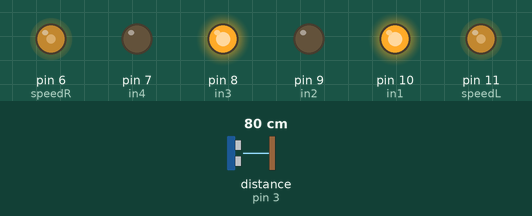
Recording of a sketch running on a simulated Arduino Uno, built with avr-gcc and run on an emulated ATmega328P. Shown: output pins drawn as LEDs (lit = HIGH). Wiring (inferred from the names in the program): ultrasonic range finder: trigger pin 2; echo pin 3. Inputs (shaded band) come from the test bench; at power-on: distance to the obstacle (sensor on pin 3) 80 cm. The echo pulse lasts 58.3 µs per cm; pins used as bus, display or sensor lines are not drawn.

Above: at 1.2 s.
1.3 s: distance to the obstacle (sensor on pin 3) set to 21 cm
2.8 s: distance to the obstacle (sensor on pin 3) set to 17 cm
At 5.6 s:
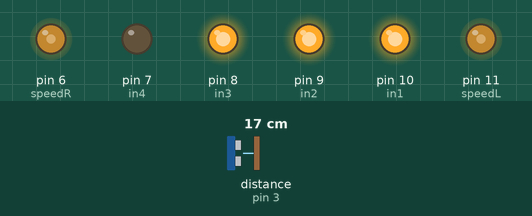
5.8 s: distance to the obstacle (sensor on pin 3) set to 35 cm
At 6.7 s:
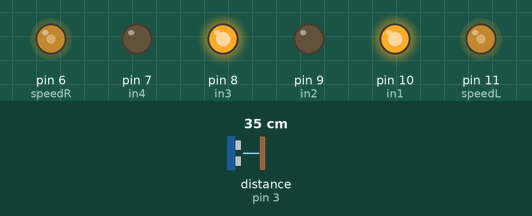
7.8 s: distance to the obstacle (sensor on pin 3) set to 2 cm
At 9.7 s:
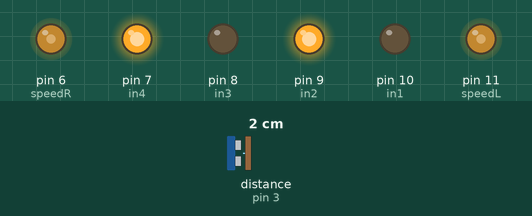
Timing chart, 0 to 11.8 s (numbered marks = the images above; inputs shaded):
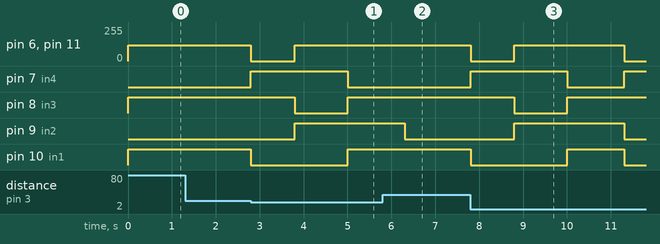

The sketch:

ultra-car.ino
```cpp
#define in1 10
#define in2 9
#define in3 8
#define in4 7
#define speedL 11
#define speedR 6
#define trig 2
#define echo 3
long duration , distance;
void setup() {
  pinMode(in1 , OUTPUT);
  pinMode(in2 , OUTPUT);
  pinMode(in3 , OUTPUT);
  pinMode(in4 , OUTPUT);
  pinMode(speedL , OUTPUT);
  pinMode(speedR , OUTPUT);
  pinMode(trig , OUTPUT);
  pinMode(echo , INPUT);
}

void loop() {
  ultrasonic();
  if (distance < 20){
    Stop();
    delay(1000);
    back();
    delay(1200);
    left();
    delay(1300);

  }
  else{
    forward();
  }
}


void ultrasonic() {
  digitalWrite(trig , LOW);
  delayMicroseconds(2);
  digitalWrite(trig , HIGH);
  delayMicroseconds(10);
  digitalWrite(trig , LOW);
  duration = pulseIn(echo , HIGH);
  distance = duration * 0.0343 /2;
}

void forward(){
  digitalWrite(in1 , HIGH);
  digitalWrite(in2 , LOW);
  digitalWrite(in3 , HIGH);
  digitalWrite(in4 , LOW);
  analogWrite(speedL , 120);
  analogWrite(speedR , 120);
}
void back(){
  digitalWrite(in1 , LOW);
  digitalWrite(in2 , HIGH);
  digitalWrite(in3 , LOW);
  digitalWrite(in4 , HIGH);
  analogWrite(speedL , 120);
  analogWrite(speedR , 120);
}
void left(){
  digitalWrite(in1 , HIGH);
  digitalWrite(in2 , HIGH);
  digitalWrite(in3 , HIGH);
  digitalWrite(in4 , LOW);
  analogWrite(speedL , 120);
  analogWrite(speedR , 120);
}
void Stop(){
  digitalWrite(in1 , LOW);
  digitalWrite(in2 , LOW);
  digitalWrite(in3 , HIGH);
  digitalWrite(in4 , HIGH);
  analogWrite(speedL , 0);
  analogWrite(speedR , 0);
}
```

Measured:
- the behaviour switches between 20 and 19 cm on distance to the obstacle (sensor on pin 3) (found by bisection; images 0 and 1)
- after the input at 1.3 s, every drawn part: stays the same
- after the input at 2.8 s, pin 6 (speedR), pin 11 (speedL): 120/255 → 0/255 at once, → 120/255 1.0 s later; pin 7 (in4): LOW → HIGH at once, → LOW 2.2 s later; pin 8 (in3): HIGH → LOW after 1.0 s, → HIGH 1.2 s later; pin 9 (in2): LOW → HIGH after 1.0 s; pin 10 (in1): HIGH → LOW at once, → HIGH 2.2 s later
- after the input at 5.8 s, pin 6 (speedR): stays 120/255 (without the input it goes to 0/255 after 0.50 s); pin 7 (in4): stays LOW (without the input it goes to HIGH after 0.50 s)
- after the input at 7.8 s, pin 6 (speedR): 120/255 → 0/255 at once, → 120/255 1.0 s later, → 0/255 2.5 s later; pin 7 (in4): LOW → HIGH at once, → LOW 2.2 s later, → HIGH 1.3 s later
